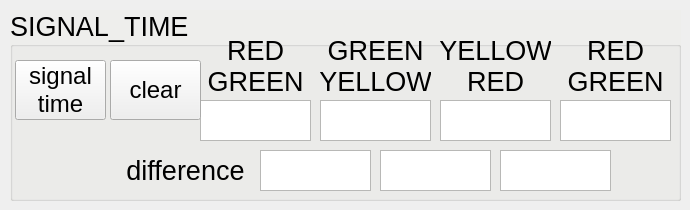
    <widget class="QWidget" name="tab_3">
     <attribute name="title">
      <string>tab3</string>
     </attribute>
     <widget class="QGroupBox" name="gb3_signal_time">
      <property name="enabled">
       <bool>true</bool>
      </property>
      <property name="geometry">
       <rect>
        <x>10</x>
        <y>10</y>
        <width>671</width>
        <height>191</height>
       </rect>
      </property>
      <property name="palette">
       <palette>
        <active>
         <colorrole role="Base">
          <brush brushstyle="SolidPattern">
           <color alpha="255">
            <red>255</red>
            <green>255</green>
            <blue>255</blue>
           </color>
          </brush>
         </colorrole>
         <colorrole role="Window">
          <brush brushstyle="SolidPattern">
           <color alpha="255">
            <red>238</red>
            <green>238</green>
            <blue>236</blue>
           </color>
          </brush>
         </colorrole>
        </active>
        <inactive>
         <colorrole role="Base">
          <brush brushstyle="SolidPattern">
           <color alpha="255">
            <red>255</red>
            <green>255</green>
            <blue>255</blue>
           </color>
          </brush>
         </colorrole>
         <colorrole role="Window">
          <brush brushstyle="SolidPattern">
           <color alpha="255">
            <red>238</red>
            <green>238</green>
            <blue>236</blue>
           </color>
          </brush>
         </colorrole>
        </inactive>
        <disabled>
         <colorrole role="Base">
          <brush brushstyle="SolidPattern">
           <color alpha="255">
            <red>238</red>
            <green>238</green>
            <blue>236</blue>
           </color>
          </brush>
         </colorrole>
         <colorrole role="Window">
          <brush brushstyle="SolidPattern">
           <color alpha="255">
            <red>238</red>
            <green>238</green>
            <blue>236</blue>
           </color>
          </brush>
         </colorrole>
        </disabled>
       </palette>
      </property>
      <property name="font">
       <font>
        <pointsize>20</pointsize>
       </font>
      </property>
      <property name="autoFillBackground">
       <bool>true</bool>
      </property>
      <property name="title">
       <string>SIGNAL_TIME</string>
      </property>
      <widget class="QPushButton" name="bt3_signal_time">
       <property name="geometry">
        <rect>
         <x>5</x>
         <y>50</y>
         <width>91</width>
         <height>60</height>
        </rect>
       </property>
       <property name="font">
        <font>
         <pointsize>18</pointsize>
        </font>
       </property>
       <property name="text">
        <string>signal
time</string>
       </property>
       <property name="checkable">
        <bool>false</bool>
       </property>
       <property name="autoRepeat">
        <bool>false</bool>
       </property>
       <property name="autoExclusive">
        <bool>false</bool>
       </property>
      </widget>
      <widget class="QLabel" name="lb3_signal_red_green_time">
       <property name="geometry">
        <rect>
         <x>190</x>
         <y>20</y>
         <width>111</width>
         <height>71</height>
        </rect>
       </property>
       <property name="font">
        <font>
         <pointsize>20</pointsize>
        </font>
       </property>
       <property name="text">
        <string>RED
GREEN</string>
       </property>
       <property name="scaledContents">
        <bool>false</bool>
       </property>
       <property name="alignment">
        <set>Qt::AlignCenter</set>
       </property>
      </widget>
      <widget class="QTextEdit" name="tx3_signal_red_green_time">
       <property name="geometry">
        <rect>
         <x>190</x>
         <y>90</y>
         <width>111</width>
         <height>41</height>
        </rect>
       </property>
       <property name="font">
        <font>
         <pointsize>12</pointsize>
        </font>
       </property>
       <property name="autoFillBackground">
        <bool>true</bool>
       </property>
       <property name="lineWidth">
        <number>0</number>
       </property>
       <property name="verticalScrollBarPolicy">
        <enum>Qt::ScrollBarAlwaysOff</enum>
       </property>
       <property name="horizontalScrollBarPolicy">
        <enum>Qt::ScrollBarAlwaysOff</enum>
       </property>
       <property name="readOnly">
        <bool>true</bool>
       </property>
       <property name="textInteractionFlags">
        <set>Qt::TextSelectableByMouse</set>
       </property>
      </widget>
      <widget class="QTextEdit" name="tx3_signal_green_yellow_time">
       <property name="geometry">
        <rect>
         <x>310</x>
         <y>90</y>
         <width>111</width>
         <height>41</height>
        </rect>
       </property>
       <property name="font">
        <font>
         <pointsize>12</pointsize>
        </font>
       </property>
       <property name="autoFillBackground">
        <bool>true</bool>
       </property>
       <property name="lineWidth">
        <number>0</number>
       </property>
       <property name="verticalScrollBarPolicy">
        <enum>Qt::ScrollBarAlwaysOff</enum>
       </property>
       <property name="horizontalScrollBarPolicy">
        <enum>Qt::ScrollBarAlwaysOff</enum>
       </property>
       <property name="readOnly">
        <bool>true</bool>
       </property>
       <property name="textInteractionFlags">
        <set>Qt::TextSelectableByMouse</set>
       </property>
      </widget>
      <widget class="QTextEdit" name="tx3_signal_yellow_red_time">
       <property name="geometry">
        <rect>
         <x>430</x>
         <y>90</y>
         <width>111</width>
         <height>41</height>
        </rect>
       </property>
       <property name="font">
        <font>
         <pointsize>12</pointsize>
        </font>
       </property>
       <property name="autoFillBackground">
        <bool>true</bool>
       </property>
       <property name="lineWidth">
        <number>0</number>
       </property>
       <property name="verticalScrollBarPolicy">
        <enum>Qt::ScrollBarAlwaysOff</enum>
       </property>
       <property name="horizontalScrollBarPolicy">
        <enum>Qt::ScrollBarAlwaysOff</enum>
       </property>
       <property name="readOnly">
        <bool>true</bool>
       </property>
       <property name="textInteractionFlags">
        <set>Qt::TextSelectableByMouse</set>
       </property>
      </widget>
      <widget class="QLabel" name="lb3_signal_green_yellow_time">
       <property name="geometry">
        <rect>
         <x>310</x>
         <y>30</y>
         <width>111</width>
         <height>51</height>
        </rect>
       </property>
       <property name="font">
        <font>
         <pointsize>20</pointsize>
        </font>
       </property>
       <property name="text">
        <string>GREEN
YELLOW</string>
       </property>
       <property name="scaledContents">
        <bool>false</bool>
       </property>
       <property name="alignment">
        <set>Qt::AlignCenter</set>
       </property>
      </widget>
      <widget class="QLabel" name="lb3_signal_yellow_red_time">
       <property name="geometry">
        <rect>
         <x>430</x>
         <y>30</y>
         <width>111</width>
         <height>51</height>
        </rect>
       </property>
       <property name="font">
        <font>
         <pointsize>20</pointsize>
        </font>
       </property>
       <property name="text">
        <string>YELLOW
RED</string>
       </property>
       <property name="scaledContents">
        <bool>false</bool>
       </property>
       <property name="alignment">
        <set>Qt::AlignCenter</set>
       </property>
      </widget>
      <widget class="QPushButton" name="bt3_signal_time_clear">
       <property name="geometry">
        <rect>
         <x>100</x>
         <y>50</y>
         <width>91</width>
         <height>60</height>
        </rect>
       </property>
       <property name="font">
        <font>
         <pointsize>18</pointsize>
        </font>
       </property>
       <property name="text">
        <string>clear</string>
       </property>
       <property name="checkable">
        <bool>false</bool>
       </property>
       <property name="autoRepeat">
        <bool>false</bool>
       </property>
       <property name="autoExclusive">
        <bool>false</bool>
       </property>
      </widget>
      <widget class="QTextEdit" name="tx3_signal_red_green_time_2">
       <property name="geometry">
        <rect>
         <x>550</x>
         <y>90</y>
         <width>111</width>
         <height>41</height>
        </rect>
       </property>
       <property name="font">
        <font>
         <pointsize>12</pointsize>
        </font>
       </property>
       <property name="autoFillBackground">
        <bool>true</bool>
       </property>
       <property name="lineWidth">
        <number>0</number>
       </property>
       <property name="verticalScrollBarPolicy">
        <enum>Qt::ScrollBarAlwaysOff</enum>
       </property>
       <property name="horizontalScrollBarPolicy">
        <enum>Qt::ScrollBarAlwaysOff</enum>
       </property>
       <property name="readOnly">
        <bool>true</bool>
       </property>
       <property name="textInteractionFlags">
        <set>Qt::TextSelectableByMouse</set>
       </property>
      </widget>
      <widget class="QLabel" name="lb3_signal_red_green_time_2">
       <property name="geometry">
        <rect>
         <x>550</x>
         <y>30</y>
         <width>111</width>
         <height>51</height>
        </rect>
       </property>
       <property name="font">
        <font>
         <pointsize>20</pointsize>
        </font>
       </property>
       <property name="text">
        <string>RED
GREEN</string>
       </property>
       <property name="scaledContents">
        <bool>false</bool>
       </property>
       <property name="alignment">
        <set>Qt::AlignCenter</set>
       </property>
      </widget>
      <widget class="QTextEdit" name="tx3_signal_red_green_difference">
       <property name="geometry">
        <rect>
         <x>250</x>
         <y>140</y>
         <width>111</width>
         <height>41</height>
        </rect>
       </property>
       <property name="font">
        <font>
         <pointsize>12</pointsize>
        </font>
       </property>
       <property name="autoFillBackground">
        <bool>true</bool>
       </property>
       <property name="lineWidth">
        <number>0</number>
       </property>
       <property name="verticalScrollBarPolicy">
        <enum>Qt::ScrollBarAlwaysOff</enum>
       </property>
       <property name="horizontalScrollBarPolicy">
        <enum>Qt::ScrollBarAlwaysOff</enum>
       </property>
       <property name="readOnly">
        <bool>true</bool>
       </property>
       <property name="textInteractionFlags">
        <set>Qt::TextSelectableByMouse</set>
       </property>
      </widget>
      <widget class="QTextEdit" name="tx3_signal_green_yellow_difference">
       <property name="geometry">
        <rect>
         <x>370</x>
         <y>140</y>
         <width>111</width>
         <height>41</height>
        </rect>
       </property>
       <property name="font">
        <font>
         <pointsize>12</pointsize>
        </font>
       </property>
       <property name="autoFillBackground">
        <bool>true</bool>
       </property>
       <property name="lineWidth">
        <number>0</number>
       </property>
       <property name="verticalScrollBarPolicy">
        <enum>Qt::ScrollBarAlwaysOff</enum>
       </property>
       <property name="horizontalScrollBarPolicy">
        <enum>Qt::ScrollBarAlwaysOff</enum>
       </property>
       <property name="readOnly">
        <bool>true</bool>
       </property>
       <property name="textInteractionFlags">
        <set>Qt::TextSelectableByMouse</set>
       </property>
      </widget>
      <widget class="QTextEdit" name="tx3_signal_yellow_red_difference">
       <property name="geometry">
        <rect>
         <x>490</x>
         <y>140</y>
         <width>111</width>
         <height>41</height>
        </rect>
       </property>
       <property name="font">
        <font>
         <pointsize>12</pointsize>
        </font>
       </property>
       <property name="autoFillBackground">
        <bool>true</bool>
       </property>
       <property name="lineWidth">
        <number>0</number>
       </property>
       <property name="verticalScrollBarPolicy">
        <enum>Qt::ScrollBarAlwaysOff</enum>
       </property>
       <property name="horizontalScrollBarPolicy">
        <enum>Qt::ScrollBarAlwaysOff</enum>
       </property>
       <property name="readOnly">
        <bool>true</bool>
       </property>
       <property name="textInteractionFlags">
        <set>Qt::TextSelectableByMouse</set>
       </property>
      </widget>
      <widget class="QLabel" name="lb3_signal_time_difference">
       <property name="geometry">
        <rect>
         <x>110</x>
         <y>140</y>
         <width>131</width>
         <height>41</height>
        </rect>
       </property>
       <property name="font">
        <font>
         <pointsize>20</pointsize>
        </font>
       </property>
       <property name="text">
        <string>difference</string>
       </property>
       <property name="scaledContents">
        <bool>false</bool>
       </property>
       <property name="alignment">
        <set>Qt::AlignCenter</set>
       </property>
      </widget>
     </widget>
    </widget>
